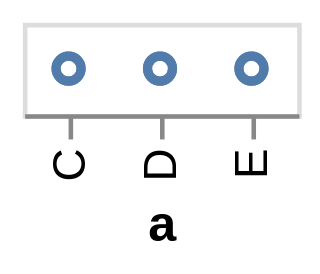

Write the Vega-Lite specification saved for this chart.
### Vega-Lite specification from a JSON file in a GitHub repository (floating-point values rounded to 4 significant figures)
{"$schema": "https://vega.github.io/schema/vega-lite/v2.json", "data": {"values": [{"a": "C", "b": 2}, {"a": "C", "b": 7}, {"a": "C", "b": 4}, {"a": "D", "b": 1}, {"a": "D", "b": 2}, {"a": "D", "b": 6}, {"a": "E", "b": 8}, {"a": "E", "b": 4}, {"a": "E", "b": 7}]}, "encoding": {"x": {"field": "a", "type": "nominal"}}, "mark": "point"}
